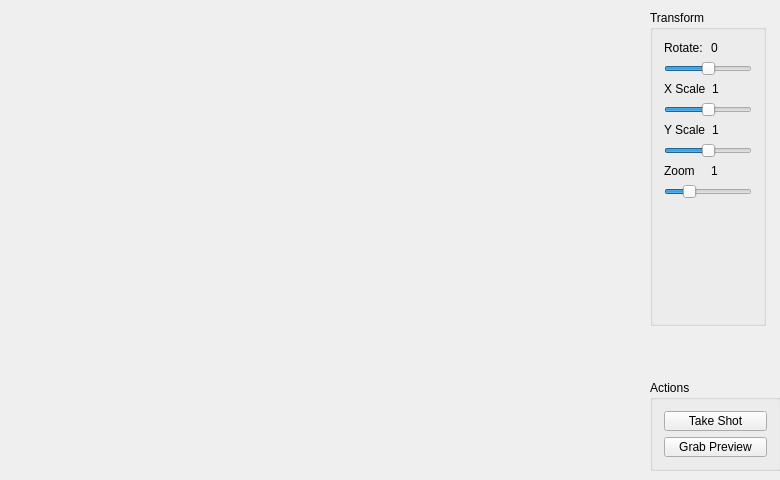
<?xml version="1.0" encoding="UTF-8"?>
<ui version="4.0">
 <class>MainWindow</class>
 <widget class="QMainWindow" name="MainWindow">
  <property name="geometry">
   <rect>
    <x>0</x>
    <y>0</y>
    <width>780</width>
    <height>480</height>
   </rect>
  </property>
  <property name="windowTitle">
   <string>qtcam</string>
  </property>
  <widget class="QWidget" name="centralWidget">
   <widget class="PreviewDisplay" name="preview" native="true">
    <property name="geometry">
     <rect>
      <x>0</x>
      <y>0</y>
      <width>640</width>
      <height>480</height>
     </rect>
    </property>
    <property name="sizePolicy">
     <sizepolicy hsizetype="Preferred" vsizetype="Preferred">
      <horstretch>0</horstretch>
      <verstretch>0</verstretch>
     </sizepolicy>
    </property>
   </widget>
   <widget class="QGroupBox" name="groupBox">
    <property name="geometry">
     <rect>
      <x>650</x>
      <y>10</y>
      <width>116</width>
      <height>316</height>
     </rect>
    </property>
    <property name="title">
     <string>Transform</string>
    </property>
    <layout class="QVBoxLayout" name="verticalLayout">
     <item>
      <layout class="QHBoxLayout" name="horizontalLayout">
       <item>
        <widget class="QLabel" name="label">
         <property name="text">
          <string>Rotate:</string>
         </property>
        </widget>
       </item>
       <item>
        <widget class="QLabel" name="label_rotate">
         <property name="text">
          <string>0</string>
         </property>
        </widget>
       </item>
      </layout>
     </item>
     <item>
      <widget class="QSlider" name="slider_rotate">
       <property name="maximum">
        <number>36</number>
       </property>
       <property name="value">
        <number>18</number>
       </property>
       <property name="orientation">
        <enum>Qt::Horizontal</enum>
       </property>
      </widget>
     </item>
     <item>
      <layout class="QHBoxLayout" name="horizontalLayout_2">
       <item>
        <widget class="QLabel" name="label_2">
         <property name="text">
          <string>X Scale</string>
         </property>
        </widget>
       </item>
       <item>
        <widget class="QLabel" name="label_x_scale">
         <property name="text">
          <string>1</string>
         </property>
        </widget>
       </item>
      </layout>
     </item>
     <item>
      <widget class="QSlider" name="slider_x_scale">
       <property name="maximum">
        <number>20</number>
       </property>
       <property name="value">
        <number>10</number>
       </property>
       <property name="orientation">
        <enum>Qt::Horizontal</enum>
       </property>
      </widget>
     </item>
     <item>
      <layout class="QHBoxLayout" name="horizontalLayout_3">
       <item>
        <widget class="QLabel" name="label_3">
         <property name="text">
          <string>Y Scale</string>
         </property>
        </widget>
       </item>
       <item>
        <widget class="QLabel" name="label_y_scale">
         <property name="text">
          <string>1</string>
         </property>
        </widget>
       </item>
      </layout>
     </item>
     <item>
      <widget class="QSlider" name="slider_y_scale">
       <property name="maximum">
        <number>20</number>
       </property>
       <property name="value">
        <number>10</number>
       </property>
       <property name="orientation">
        <enum>Qt::Horizontal</enum>
       </property>
      </widget>
     </item>
     <item>
      <layout class="QHBoxLayout" name="horizontalLayout_4">
       <item>
        <widget class="QLabel" name="label_4">
         <property name="text">
          <string>Zoom</string>
         </property>
        </widget>
       </item>
       <item>
        <widget class="QLabel" name="label_zoom">
         <property name="text">
          <string>1</string>
         </property>
        </widget>
       </item>
      </layout>
     </item>
     <item>
      <widget class="QSlider" name="slider_zoom">
       <property name="maximum">
        <number>20</number>
       </property>
       <property name="value">
        <number>5</number>
       </property>
       <property name="orientation">
        <enum>Qt::Horizontal</enum>
       </property>
      </widget>
     </item>
     <item>
      <spacer name="verticalSpacer">
       <property name="orientation">
        <enum>Qt::Vertical</enum>
       </property>
       <property name="sizeHint" stdset="0">
        <size>
         <width>20</width>
         <height>40</height>
        </size>
       </property>
      </spacer>
     </item>
    </layout>
   </widget>
   <widget class="QGroupBox" name="groupBox_2">
    <property name="geometry">
     <rect>
      <x>650</x>
      <y>380</y>
      <width>131</width>
      <height>91</height>
     </rect>
    </property>
    <property name="title">
     <string>Actions</string>
    </property>
    <layout class="QVBoxLayout" name="verticalLayout_2">
     <item>
      <widget class="QPushButton" name="pb_take_shot">
       <property name="text">
        <string>Take Shot</string>
       </property>
      </widget>
     </item>
     <item>
      <widget class="QPushButton" name="pb_grab_preview">
       <property name="text">
        <string>Grab Preview</string>
       </property>
      </widget>
     </item>
    </layout>
   </widget>
  </widget>
 </widget>
 <layoutdefault spacing="6" margin="11"/>
 <customwidgets>
  <customwidget>
   <class>PreviewDisplay</class>
   <extends>QWidget</extends>
   <header>previewdisplay.h</header>
   <container>1</container>
  </customwidget>
 </customwidgets>
 <resources/>
 <connections/>
</ui>
